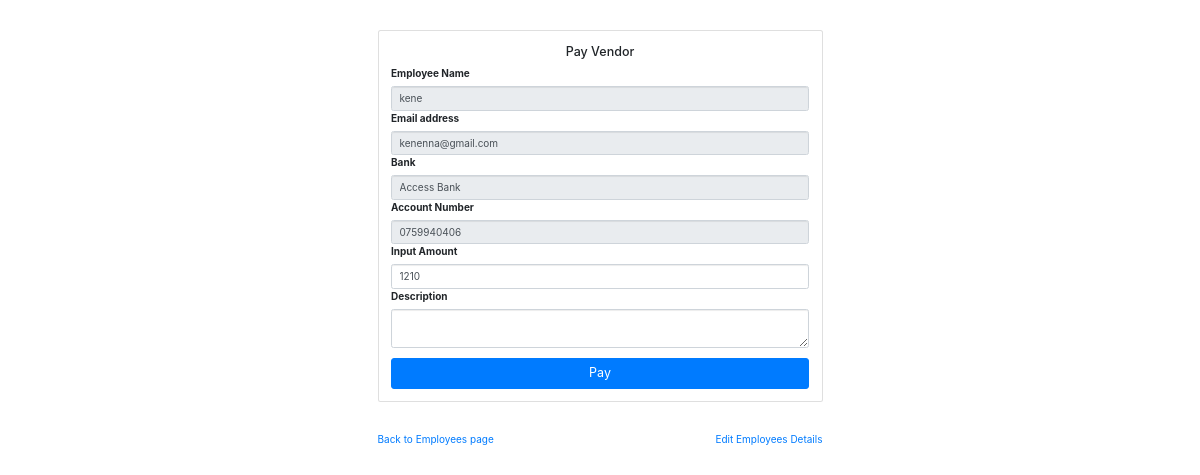
Page /pay.php?id=11 (signed in) on the committed database.
### tables this page shows
CREATE TABLE `ps_employee` (
  `id` int(11) NOT NULL,
  `name` varchar(126) NOT NULL,
  `email` varchar(256) NOT NULL,
  `salary` bigint(126) NOT NULL,
  `account_number` varchar(152) NOT NULL,
  `bank` varchar(126) NOT NULL,
  `date` datetime NOT NULL DEFAULT '0000-00-00 00:00:00'
);

### core/class.inc.php (called while the page is built, shortened)
<?php
class Connect {
    public function getDetails($id) {
        try {
            $conn = DB();
            $query = $conn->prepare("SELECT * FROM `ps_employee` WHERE `id`=:id");
            $query->bindParam("id", $id, \PDO::PARAM_INT);
            $query->execute();
            if ($query->rowCount() > 0) {
                return $query->fetchAll(PDO::FETCH_OBJ);
            } else {
                return false;
            }
        } catch (\PDOException $e) {
            exit($e->getMessage());
        }
    }
}
?>

### pay.php (the view, shortened to what this page needs)
<?php
$id = "";
if (isset($_GET['id'])) {
	$id = $_GET['id'];
}
else{
  session_destroy();
  header("Location: index.php");
}
require_once ('core/class.inc.php');
$app = new Connect;
$requests = $app->getDetails($id);
?>
<!DOCTYPE html>
<html lang="">
	<head>
  		<link href="css/bootstrap.min.css" rel="stylesheet">
		<link rel="stylesheet" href="https://stackpath.bootstrapcdn.com/bootstrap/4.3.1/css/bootstrap.min.css">
	</head>
	<body>
		<div class="container">
			<div class="row">
				<div class="col-sm-9 col-md-7 col-lg-5 mx-auto">
					<div class="card card-signin my-5">
						<div class="card-body">
							<h5 class="card-title text-center">Pay Vendor</h5>
							<form action="initialize.php"  method="POST" class="form-signin">
								<label for="Name">Employee Name</label>
								<div class="form-label-group">
									<input type="text" name="name" value="<?php if (isset($requests[0]->name)) {
										echo $requests[0]->name;
									} ?>" class="form-control" required readonly/>
								</div>
								<label for="Email">Email address</label>
								<div class="form-label-group">
									<input type="email" name="email" value="<?php if (isset($requests[0]->email)) {
										echo htmlspecialchars($requests[0]->email);
									} ?>" class="form-control" required readonly/>
								</div>
								<label for="Bank">Bank</label>
								<div class="form-label-group">
									<input type="text" name="bank" value="<?php if (isset($requests[0]->bank)) {
										echo htmlspecialchars($requests[0]->bank);
									} ?>" class="form-control" required readonly/>
								</div>
								<label for="AccountNumber">Account Number</label>
								<div class="form-label-group">
									<input type="text" name="accountnumber" pattern="[0-9]{10}" value="<?php if (isset($requests[0]->account_number)) {
										echo htmlspecialchars($requests[0]->account_number);
									} ?>" class="form-control" required readonly/>
								</div>
								<label for="Amount">Input Amount</label>
								<div class="form-label-group">
									<input type="text" name="amount" placeholder="Input amount in Kobo" pattern="[0-9]{}" value="<?php if (isset($amount)){
										echo htmlspecialchars($amount);
									}
									elseif (isset($requests[0]->salary)) {
										echo htmlspecialchars($requests[0]->salary);
									} ?>" class="form-control" required/>
								</div>
								<label for="Description">Description</label>
								<div class="form-label-group">
									<textarea name="description" class="form-control" required/></textarea>
								</div>
								<button class="btn btn-lg btn-primary btn-block" type="submit" style="margin-top: 10px;">Pay</button>
							</form>
						</div>
					</div>
					<a href="admin.php">Back to Employees page</a>
					<a href="<?php echo "edit.php?id=".$id;?>" class="float-right" id="removeAttribute" >Edit Employees Details</a>
				</div>
			</div>
		</div>
	</body>
</html>

### rows in the picture
ps_employee: name "kene", email "kenenna@gmail.com", bank "Access Bank", accountnumber "0759940406", amount "1210"
